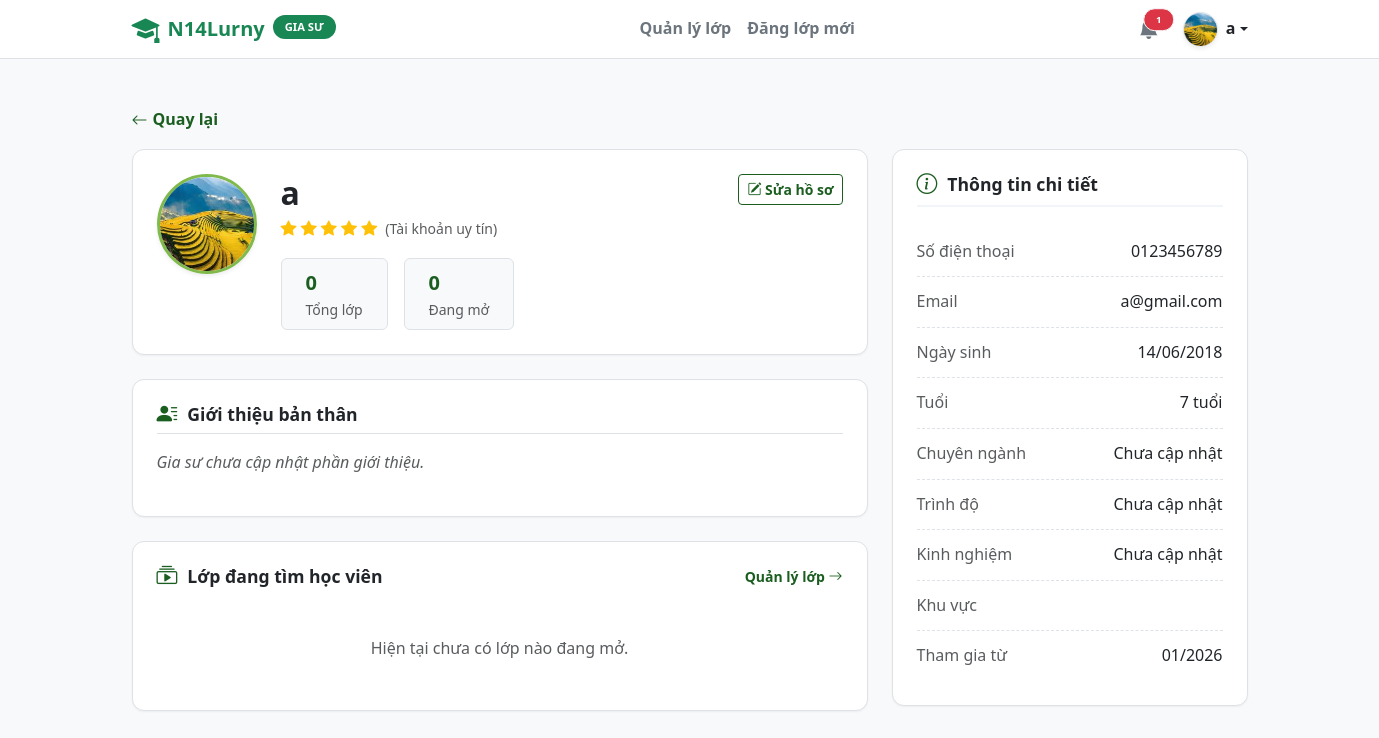
Page /N14Lurny/tutor/view_detail.php (signed in) on the committed database.
### tables this page shows
CREATE TABLE `users` (
  `id` int(11) NOT NULL,
  `full_name` varchar(100) NOT NULL,
  `email` varchar(100) NOT NULL,
  `password` varchar(255) NOT NULL,
  `role` enum('admin','tutor','student') NOT NULL DEFAULT 'student',
  `avatar` varchar(255) DEFAULT NULL,
  `dob` date DEFAULT NULL,
  `gender` enum('Nam','Nữ','Khác') DEFAULT 'Nam',
  `phone` varchar(20) DEFAULT NULL,
  `bio` text DEFAULT NULL COMMENT 'Giới thiệu bản thân',
  `major` varchar(100) DEFAULT NULL COMMENT 'Chuyên ngành',
  `degree` varchar(100) DEFAULT NULL COMMENT 'Bằng cấp/Trình độ',
  `experience` varchar(100) DEFAULT NULL COMMENT 'Kinh nghiệm',
  `address` varchar(255) DEFAULT NULL COMMENT 'Địa chỉ/Khu vực',
  `school` varchar(255) DEFAULT NULL,
  `grade` varchar(50) DEFAULT NULL,
  `created_at` timestamp NOT NULL DEFAULT current_timestamp(),
  `warnings_count` int(11) DEFAULT 0 COMMENT 'Số lần bị cảnh cáo',
  `is_banned` tinyint(1) DEFAULT 0 COMMENT '1: Bị cấm dạy, 0: Bình thường',
  `avg_rating` float DEFAULT 0,
  `review_count` int(11) DEFAULT 0
);

### N14Lurny/includes/header_tutor.php (the view, shortened to what this page needs)
<?php
$base_url = '/N14Lurny';
$current_page = basename($_SERVER['PHP_SELF']);
$notif_count = 0;
$user_avatar = '';
$fullname = $_SESSION['fullname'] ?? 'Gia sư';
$firstLetter = mb_substr($fullname, 0, 1, 'UTF-8');
if (isset($_SESSION['user_id'])) {
    require_once dirname(__FILE__) . '/../config/db.php';
    $uid = $_SESSION['user_id'];
    $count_sql = "SELECT COUNT(*) as total FROM notifications WHERE user_id = $uid AND is_read = 0";
    $count_res = $conn->query($count_sql);
    if($count_res) $notif_count = $count_res->fetch_assoc()['total'];
    $u_res = $conn->query("SELECT avatar, email FROM users WHERE id=$uid");
    if($u_res && $u_row = $u_res->fetch_assoc()) {
        $user_avatar = $u_row['avatar'];
    }
}
?>
<nav class="navbar navbar-expand-lg bg-white border-bottom py-2 fixed-top-nav" style="position: relative; z-index: 1050;">
  <div class="container">
    <a class="navbar-brand fw-bold text-success d-flex align-items-center" href="<?= $base_url ?>/tutor/class_management.php">
        <i class="bi bi-mortarboard-fill me-2 fs-3"></i> N14Lurny <span class="badge bg-success ms-2" style="font-size: 0.7rem;">GIA SƯ</span>
    </a>
    <div class="collapse navbar-collapse" id="navbarContent">
        <ul class="navbar-nav mx-auto mb-2 mb-lg-0">
            <li class="nav-item">
                <a class="nav-link <?= ($current_page == 'class_management.php') ? 'active' : '' ?>" href="<?= $base_url ?>/tutor/class_management.php">Quản lý lớp</a>
            </li>
            <li class="nav-item">
                <a class="nav-link <?= ($current_page == 'new_class.php') ? 'active' : '' ?>" href="<?= $base_url ?>/tutor/new_class.php">Đăng lớp mới</a>
            </li>
        </ul>
      <div class="d-flex align-items-center">
        <?php if (isset($_SESSION['user_id'])): ?>
            <div class="dropdown me-4">
                <a href="#" class="text-secondary position-relative text-decoration-none" id="notifDropdown" data-bs-toggle="dropdown" aria-expanded="false">
                    <?php if($notif_count > 0): ?>
                        <span class="position-absolute top-0 start-100 translate-middle badge rounded-pill bg-danger border border-light" style="font-size: 0.6rem;">
                            <?= $notif_count ?>
                        </span>
                    <?php endif; ?>
                </a>
            </div>
            <div class="dropdown">
                <a href="#" class="d-flex align-items-center text-decoration-none dropdown-toggle text-dark" id="tutorDropdown" data-bs-toggle="dropdown" aria-expanded="false">
                    <?php if (!empty($user_avatar) && file_exists(dirname(__FILE__) . '/../assets/uploads/avatars/' . $user_avatar)): ?>
                        <img src="<?= $base_url ?>/assets/uploads/avatars/<?= $user_avatar ?>" class="rounded-circle me-2 object-fit-cover shadow-sm border" style="width: 35px; height: 35px;">
                    <?php else: ?>
                        <div class="rounded-circle bg-success text-white d-flex align-items-center justify-content-center me-2 fw-bold" style="width: 35px; height: 35px;">
                            <?= $firstLetter ?>
                        </div>
                    <?php endif; ?>
                    <span class="fw-bold d-none d-sm-block"><?= htmlspecialchars($fullname); ?></span>
                </a>
            </div>
        <?php else: ?>
            <a href="<?= $base_url ?>/auth/login_register.php" class="btn btn-outline-success me-2 fw-semibold">Đăng nhập</a>
            <a href="<?= $base_url ?>/auth/login_register.php" class="btn btn-success fw-semibold">Đăng ký</a>
        <?php endif; ?>
      </div>
    </div>
  </div>
</nav>

### N14Lurny/tutor/view_detail.php (shortened to what this page needs)
<?php
include '../includes/header_tutor.php';
require_once '../config/db.php';
$tutor_id = 0;
if (isset($_GET['id']) && is_numeric($_GET['id'])) {
    $tutor_id = intval($_GET['id']);
} elseif (isset($_SESSION['user_id'])) {
    $tutor_id = $_SESSION['user_id'];
} else {
    echo "<script>alert('Không tìm thấy thông tin!'); window.history.back();</script>"; exit();
}
$sql_user = "SELECT * FROM users WHERE id = ?";
$stmt = $conn->prepare($sql_user);
$stmt->bind_param("i", $tutor_id);
$stmt->execute();
$user_res = $stmt->get_result();
$tutor = $user_res->fetch_assoc();
$avatar_path = "../assets/uploads/avatars/" . ($tutor['avatar'] ?? '');
$has_avatar = !empty($tutor['avatar']) && file_exists($avatar_path);
$initials = mb_strtoupper(mb_substr($tutor['full_name'], 0, 1, "UTF-8"));
if (!empty($tutor['dob']) && $tutor['dob'] != '0000-00-00') {
    $dob_date = new DateTime($tutor['dob']);
    $now = new DateTime();
    $age = $now->diff($dob_date)->y;
    $age_display = $age . ' tuổi';
    $dob_display = date('d/m/Y', strtotime($tutor['dob']));
} else {
    $age_display = 'Chưa cập nhật'; $dob_display = 'Chưa cập nhật';
}
$count_all = $conn->query("SELECT COUNT(*) as total FROM classes WHERE tutor_id = $tutor_id")->fetch_assoc()['total'];
$count_active = $conn->query("SELECT COUNT(*) as total FROM classes WHERE tutor_id = $tutor_id AND status = 'active'")->fetch_assoc()['total'];
$sql_classes = "SELECT * FROM classes WHERE tutor_id = ? AND status = 'active' ORDER BY created_at DESC LIMIT 4";
$stmt_classes = $conn->prepare($sql_classes);
$stmt_classes->bind_param("i", $tutor_id);
$stmt_classes->execute();
$res_classes = $stmt_classes->get_result();
$is_owner = (isset($_SESSION['user_id']) && $_SESSION['user_id'] == $tutor_id);
?>
<!DOCTYPE html>
<html lang="vi">
<head>
  <link href="https://cdn.jsdelivr.net/npm/bootstrap@5.3.2/dist/css/bootstrap.min.css" rel="stylesheet">
  <link href="https://cdn.jsdelivr.net/npm/bootstrap-icons@1.11.1/font/bootstrap-icons.css" rel="stylesheet">
  <link rel="stylesheet" href="../assets/css/tutor.css">
</head>
<body class="bg-light">
<div class="container py-5">
  <a href="javascript:history.back()" class="back-link mb-3">
      <i class="bi bi-arrow-left"></i> Quay lại
  </a>
  <div class="row g-4">
    <div class="col-lg-8">
      <div class="card card-detail mb-4">
        <div class="d-flex flex-column flex-md-row gap-4 align-items-center align-items-md-start text-center text-md-start">
            <?php if($has_avatar): ?>
                <img src="<?= $avatar_path ?>" class="rounded-circle object-fit-cover shadow-sm" style="width: 100px; height: 100px; border: 3px solid #80BA4C;">
            <?php else: ?>
                <div class="avatar-circle" style="width: 100px; height: 100px; font-size: 40px; margin: 0;"><?= $initials ?></div>
            <?php endif; ?>
            <div class="flex-grow-1">
                <h2 class="fw-bold mb-1 text-dark"><?= htmlspecialchars($tutor['full_name']) ?></h2>
                <div class="text-warning mb-3"><i class="bi bi-star-fill"></i> <i class="bi bi-star-fill"></i> <i class="bi bi-star-fill"></i> <i class="bi bi-star-fill"></i> <i class="bi bi-star-fill"></i> <span class="text-muted small ms-1">(Tài khoản uy tín)</span></div>
                <div class="d-flex gap-3 justify-content-center justify-content-md-start">
                    <div class="bg-light px-4 py-2 rounded border"><strong class="d-block text-brand fs-5"><?= $count_all ?></strong> <small class="text-muted">Tổng lớp</small></div>
                    <div class="bg-light px-4 py-2 rounded border"><strong class="d-block text-brand fs-5"><?= $count_active ?></strong> <small class="text-muted">Đang mở</small></div>
                </div>
            </div>
            <?php if($is_owner): ?>
            <div><a href="personal_profile.php" class="btn btn-outline-primary btn-sm"><i class="bi bi-pencil-square"></i> Sửa hồ sơ</a></div>
            <?php endif; ?>
        </div>
      </div>
      <div class="card card-detail mb-4">
         <div class="d-flex justify-content-between align-items-center mb-3 border-bottom pb-2">
             <h5 class="section-title mb-0 border-0 p-0"><i class="bi bi-person-lines-fill"></i> Giới thiệu bản thân</h5>
         </div>
         <div class="text-dark" style="line-height: 1.6;">
             <?php if (!empty($tutor['bio'])): ?>
                 <?= nl2br(htmlspecialchars($tutor['bio'])) ?>
             <?php else: ?>
                 <p class="text-muted fst-italic">Gia sư chưa cập nhật phần giới thiệu.</p>
             <?php endif; ?>
         </div>
      </div>
      <div class="card card-detail">
        <div class="d-flex justify-content-between align-items-center mb-4">
          <h5 class="section-title mb-0 border-0 p-0"><i class="bi bi-collection-play"></i> Lớp đang tìm học viên</h5>
          <?php if($is_owner): ?>
            <a href="class_management.php" class="text-brand text-decoration-none small fw-bold">Quản lý lớp <i class="bi bi-arrow-right"></i></a>
          <?php endif; ?>
        </div>
        <?php if ($res_classes->num_rows > 0): ?>
        <div class="row g-3">
            <?php while($class = $res_classes->fetch_assoc()): ?>
            <div class="col-md-6">
                <div class="border rounded p-3 h-100 bg-white hover-shadow transition-all position-relative">
                    <div class="mb-2">
                         <span class="badge green"><?= htmlspecialchars($class['subject']) ?></span>
                         <span class="badge gray small"><?= htmlspecialchars($class['method']) ?></span>
                    </div>
                    <h6 class="fw-bold text-dark mb-2">
                        <a href="see_details.php?id=<?= $class['id'] ?>" class="text-decoration-none text-dark stretched-link">
                            <?= htmlspecialchars($class['title']) ?>
                        </a>
                    </h6>
                    <div class="text-primary fw-bold mb-2"><?= htmlspecialchars($class['price']) ?></div>
                    <ul class="list-unstyled small text-muted mb-3">
                        <li class="mb-1"><i class="bi bi-mortarboard me-2"></i> <?= htmlspecialchars($class['grade']) ?></li>
                        <li><i class="bi bi-geo-alt me-2"></i> <?= htmlspecialchars($class['location']) ?></li>
                    </ul>
                </div>
            </div>
            <?php endwhile; ?>
        </div>
        <?php else: ?>
            <div class="text-center text-muted py-4">Hiện tại chưa có lớp nào đang mở.</div>
        <?php endif; ?>
      </div>
    </div>
    <div class="col-lg-4">
      <div class="card card-detail">
        <h5 class="section-title"><i class="bi bi-info-circle"></i> Thông tin chi tiết</h5>
        <ul class="list-unstyled m-0">
            <li class="info-list-item"><span class="text-muted">Số điện thoại</span><span class="fw-medium text-end ps-2 text-dark"><?= htmlspecialchars($tutor['phone'] ?? 'Chưa cập nhật') ?></span></li>
            <li class="info-list-item"><span class="text-muted">Email</span><span class="fw-medium text-end ps-2 text-dark"><?= htmlspecialchars($tutor['email']) ?></span></li>
            <li class="info-list-item"><span class="text-muted">Ngày sinh</span><span class="fw-medium text-end ps-2 text-dark"><?= $dob_display ?></span></li>
            <li class="info-list-item"><span class="text-muted">Tuổi</span><span class="fw-medium text-end ps-2 text-dark"><?= $age_display ?></span></li>
            <li class="info-list-item"><span class="text-muted">Chuyên ngành</span><span class="fw-medium text-end ps-2"><?= htmlspecialchars($tutor['major'] ?? 'Chưa cập nhật') ?></span></li>
            <li class="info-list-item"><span class="text-muted">Trình độ</span><span class="fw-medium text-end ps-2"><?= htmlspecialchars($tutor['degree'] ?? 'Chưa cập nhật') ?></span></li>
            <li class="info-list-item"><span class="text-muted">Kinh nghiệm</span><span class="fw-medium text-end ps-2"><?= htmlspecialchars($tutor['experience'] ?? 'Chưa cập nhật') ?></span></li>
            <li class="info-list-item"><span class="text-muted">Khu vực</span><span class="fw-medium text-end ps-2"><?= htmlspecialchars($tutor['address'] ?? 'Chưa cập nhật') ?></span></li>
            <li class="info-list-item border-0"><span class="text-muted">Tham gia từ</span><span class="fw-medium"><?= date('m/Y', strtotime($tutor['created_at'])) ?></span></li>
        </ul>
      </div>
    </div>
  </div>
</div>
</body>
</html>

### N14Lurny/assets/css/tutor.css (style rules this page uses)
:root { --brand-color: #1b5e20; --brand-dark: #144518; --primary-color: #1b5e20; --primary-dark: #144518; --text-dark: #212529; --text-gray: #6c757d; --bg-body: #f8f9fa; --bg-light: #ffffff; --danger: #dc3545; --warning: #ffc107; --success: #198754; --border-color: #dee2e6; --radius: 12px; --shadow-sm: 0 1px 2px 0 rgba(0, 0, 0, 0.05); --shadow-md: 0 4px 6px -1px rgba(0, 0, 0, 0.1); }
body { font-family: 'Segoe UI', Roboto, Helvetica, Arial, sans-serif; background-color: var(--bg-body); color: var(--text-dark); line-height: 1.6; }
a { text-decoration: none; color: inherit; transition: 0.2s; }
ul { list-style: none; padding: 0; margin: 0; }
.btn-outline-primary { color: var(--brand-color) !important; border-color: var(--brand-color) !important; font-weight: 600; }
.card, .form-card { background: #fff; border-radius: var(--radius); border: 1px solid var(--border-color); box-shadow: var(--shadow-sm); margin-bottom: 20px; overflow: hidden; }
.card-detail { border: none; box-shadow: var(--shadow-sm); border-radius: var(--radius); background: white; padding: 1.5rem; margin-bottom: 1.5rem; border: 1px solid var(--border-color); }
.section-title { font-size: 1.1rem; font-weight: 700; color: var(--text-dark); margin-bottom: 20px; padding-bottom: 10px; border-bottom: 2px solid #f1f5f9; display: flex; align-items: center; gap: 10px; }
.section-title i { color: var(--brand-color); font-size: 1.3rem; }
.badge { padding: 6px 12px; border-radius: 50px; font-size: 0.75rem; font-weight: 600; display: inline-block; margin-right: 4px; margin-bottom: 4px; }
.back-link { color: var(--brand-color); font-weight: 600; display: inline-flex; align-items: center; gap: 5px; }
.text-brand { color: var(--brand-color) !important; }
.info-list-item { display: flex; justify-content: space-between; align-items: center; padding: 12px 0; border-bottom: 1px dashed var(--border-color); }
.info-list-item:last-child { border-bottom: none; }
.navbar-nav .nav-link { position: relative; font-weight: 600; color: var(--text-gray); transition: color 0.3s ease; }
.navbar-nav .nav-link::after { content: ''; position: absolute; width: 0; height: 3px; bottom: 0; left: 50%; background-color: var(--brand-color); transition: all 0.3s ease; transform: translateX(-50%); border-radius: 2px; }

### rows in the picture
users: avatar (picture), full_name "a", phone "0123456789", email "a@gmail.com", dob "14/06/2018", dob "7 tuổi", major "Chưa cập nhật", degree "Chưa cập nhật", experience "Chưa cập nhật", created_at "01/2026"

### other values in the picture
$notif_count "1"
$fullname "a"
$count_all "0"
$count_active "0"
